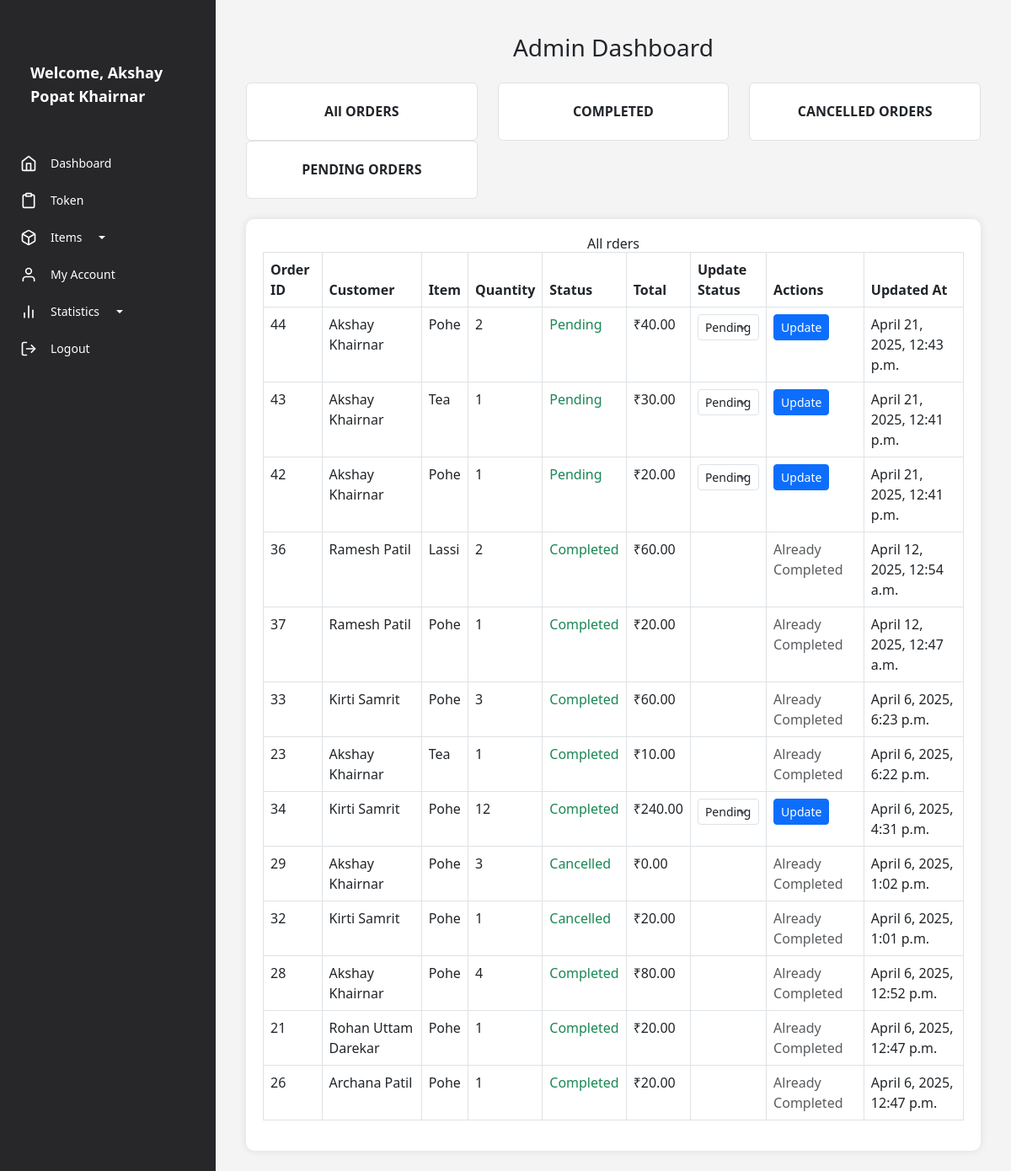
Page /vendor/dashboard/ (signed in) on the earlier database version.
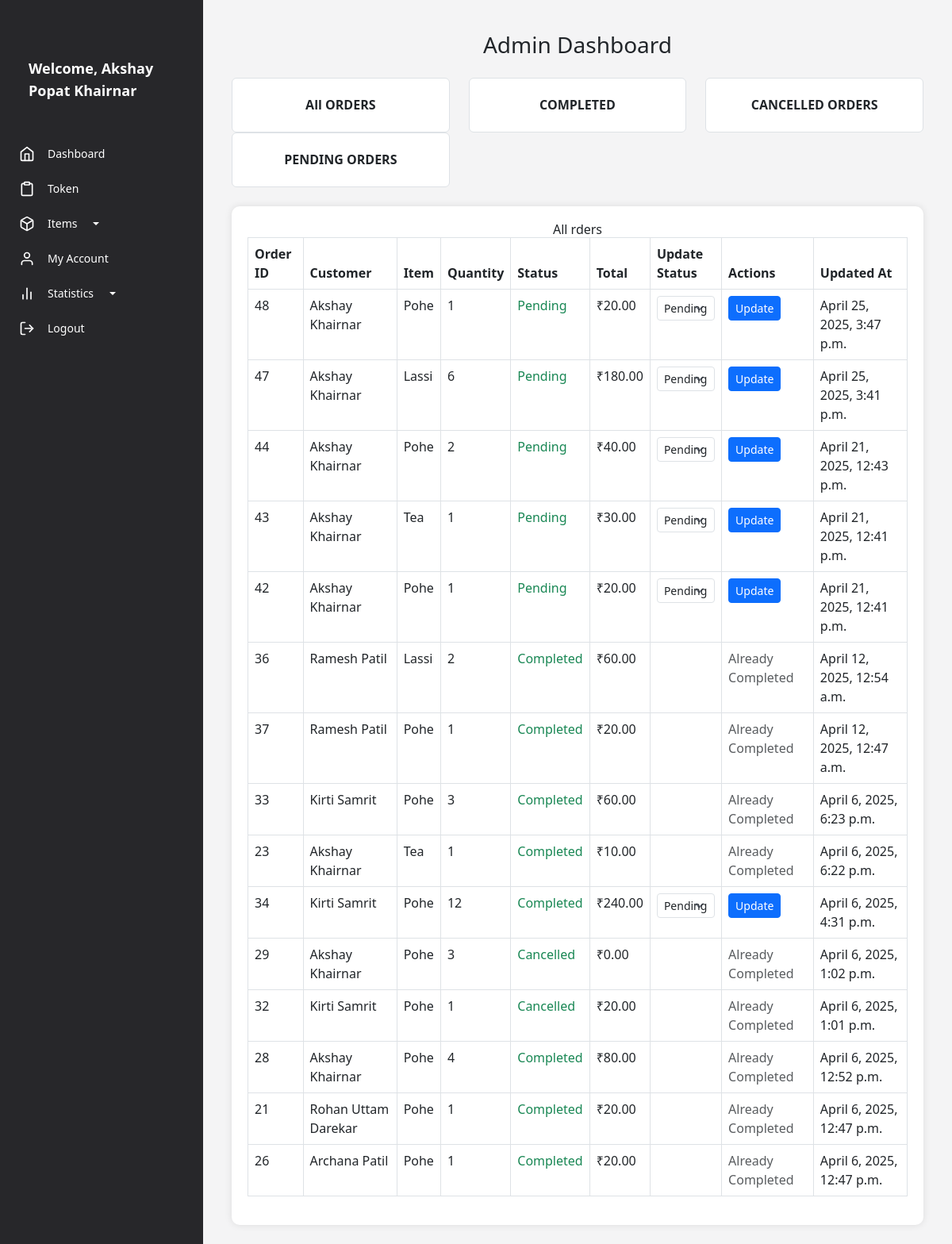
Same page on the later database version.
### customer/models.py (models this page shows)
class Order(models.Model):
    ORDER_STATUS_CHOICES = [
        ('Pending', 'Pending'),
        ('Paid', 'Paid'),
        ('Processing', 'Processing'),
        ('Completed ', 'Completed'),
        ('Cancelled', 'Cancelled'),
    ]
    customer = models.ForeignKey(Customer, on_delete=models.CASCADE , null=False,default="")  # Link to Customer
    order_date = models.DateTimeField(default=datetime.now)
    total_amount = models.DecimalField(max_digits=10, decimal_places=2 , default=0.00)
    payment_method = models.CharField(max_length=20)
    payment_status = models.CharField(max_length=20, default="Pending")
    is_paid = models.BooleanField(default=False)
    order_status = models.CharField(max_length=20, choices=ORDER_STATUS_CHOICES, default='Pending')
    quantity = models.PositiveIntegerField(default=1)
    food_item = models.ForeignKey(FoodItem, on_delete=models.CASCADE , null=True)
    price = models.DecimalField(max_digits=6, decimal_places=2, default=0.00)
    restaurant_name = models.CharField(max_length=100 , default="")
    vendor = models.ForeignKey(CanteenVendor, on_delete=models.CASCADE, null= True)  # Link to the restaurant
    updated_at = models.DateTimeField(auto_now=True)
    def __str__(self):
        return f"Order for {self.customer.full_name} on {self.order_date}"

class Customer(models.Model):
    id = models.AutoField(primary_key=True)
    full_name = models.CharField(max_length=100)
    email = models.EmailField(max_length=100)
    mobile_number = models.CharField(max_length=100)
    password = models.CharField(max_length=255)  # It is recommended to hash passwords
    def __str__(self):
        return self.full_name

### vendor/models.py (models this page shows, shortened)
class FoodItem(models.Model):
    vendor = models.ForeignKey(CanteenVendor, on_delete=models.CASCADE)# Reference vendor ID
    food_name = models.CharField(max_length=100)
    description = models.TextField()
    TYPE_CHOICES = [('Veg', 'Veg'), ('Non-Veg', 'Non-Veg')]
    food_type = models.CharField(max_length=10, choices=TYPE_CHOICES)
    CATEGORY_CHOICES = [('Breakfast', 'Breakfast'), ('Drinks', 'Drinks'),
                        ('Lunch', 'Lunch'), ('Snacks', 'Snacks'), ('Dinner', 'Dinner')]
    category = models.CharField(max_length=50, choices=CATEGORY_CHOICES)
    price = models.DecimalField(max_digits=6, decimal_places=2)
    image = models.ImageField(upload_to='images/')  # Store in media folder
    created_at = models.DateTimeField(auto_now_add=True)
    in_stock = models.BooleanField(default=True)  # Availability status
    def __str__(self):
        return f"{self.food_name}"

### vendor/views.py (the view)
# urls.py: path('dashboard/', views.dashboard, name='dashboard'),
def dashboard(request):
    if "vendor_id" not in request.session:
        messages.error(request, "You must be logged in to access the dashboard.")
        return redirect("login")
    else:
        vendor_id = request.session["vendor_id"]
        vendor = CanteenVendor.objects.get(id=vendor_id)
        all_orders = Order.objects.filter(vendor=vendor).order_by('-updated_at')
        completed_orders = Order.objects.filter(order_status='Completed', vendor=vendor)
        cancelled_orders = Order.objects.filter(order_status='Cancelled', vendor=vendor)
        pending_orders = Order.objects.filter(order_status='Pending', vendor=vendor)
        context = {
            'all_orders': all_orders,
            'completed_orders':  completed_orders,
            'cancelled_orders': cancelled_orders,
            'pending_orders': pending_orders,
            'vendor_name': request.session.get("vendor_name", "Default Vendor")
        }
        orders = Order.objects.all()
        print(orders)
        return render(request, 'vendor_dashboard.html', context, )

### vendor/templates/vendor_dashboard.html (shortened to what this page needs)
{% extends 'base1/base.html' %}
{% block content %}
<div class="container mt-3">
    <h3 class="mb-4 text-center font-weight-bold" style="font-size: 28px;">Admin Dashboard</h3>
    <div class="row text-center mb-4">
        <div class="col-md-4">
            <div class="dashboard-card bg-white border rounded p-4" onclick="showData('allOrders')">
                <h5>All ORDERS</h5>
            </div>
        </div>
        <div class="col-md-4">
            <div class="dashboard-card bg-white border rounded p-4" onclick="showData('orders')">
                <h5>COMPLETED</h5>
            </div>
        </div>
        <div class="col-md-4">
            <div class="dashboard-card bg-white border rounded p-4" onclick="showData('cancelledOrders')">
                <h5>CANCELLED ORDERS</h5>
            </div>
        </div>
        <div class="col-md-4">
            <div class="dashboard-card bg-white border rounded p-4" onclick="showData('pendingOrders')">
                <h5>PENDING ORDERS</h5>
            </div>
        </div>
    </div>
    <div class="content-box">
        <h5 id="lower-title" class="text-center">Select an option from the upper dashboard to display details here.</h5>
        <div id="allOrders" class="data-table d-none">
            {% if all_orders %}
                <table class="table table-bordered">
                    <thead class="thead-dark">
                        <tr>
                            <th>Order ID</th>
                            <th>Customer</th>
                            <th>Item</th>
                            <th>Quantity</th>
                            <th>Status</th>
                            <th>Total</th>
                            <th>Update Status</th>
                            <th>Actions</th>
                            <th>Updated At</th>
                        </tr>
                    </thead>
                    <tbody>
                        {% for order in all_orders %}
                            <tr>
                                <td>{{ order.id }}</td>
                                <td>{{ order.customer }}</td>
                                <td>{{order.food_item }}</td>
                                <td>{{ order.quantity }}</td>
                                <td class="text-success font-weight-bold">{{ order.order_status }}</td>
                                <td>₹{{ order.total_amount }}</td>
                                <td>
                                    {% if order.order_status != "Completed" and order.order_status != "Cancelled" %}
                                        <form method="POST" action="{% url 'update-order-status' order.id %}">
                                            <select name="status" class="form-control form-control-sm">
                                                <option value="Pending" {% if order.status == "Pending" %}selected{% endif %}>Pending</option>
                                            </select>
                                </td>
                                <td>
                                            <button type="submit" class="btn btn-primary btn-sm">Update</button>
                                    {% else %}
                                </td>
                                <td>
                                    <span class="text-muted">Already Completed</span>
                                    {% endif %}
                                </td>
                                <td>{{ order.updated_at}} </td>
                            </tr>
                        {% endfor %}
                    </tbody>
                </table>
            {% else %}
                <p class="text-center text-muted">No orders available.</p>
            {% endif %}
        </div>
    </div>
</div>
{% endblock %}

Differences in the rows shown:
added Order: id "48", customer "Akshay Khairnar", food_item "Pohe", quantity "1", order_status "Pending", total_amount "20.00", updated_at "April 25, 2025, 3:47 p.m."
added Order: id "47", customer "Akshay Khairnar", food_item "Lassi", quantity "6", order_status "Pending", total_amount "180.00", updated_at "April 25, 2025, 3:41 p.m."
